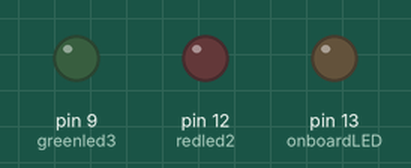
The sketch below on a simulated Arduino Uno, built with avr-gcc and run on an emulated ATmega328P. Parts: output pins drawn as LEDs (lit = HIGH). What the sketch prints to the serial monitor is not drawn.

Above: at 0.5 s.
At 1.5 s:
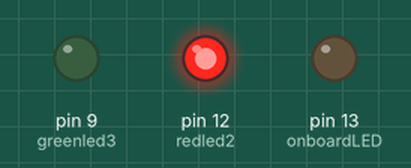
At 3.5 s:
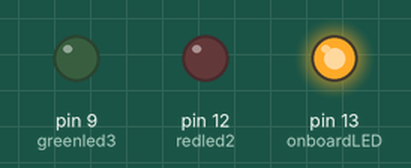
At 5.5 s:
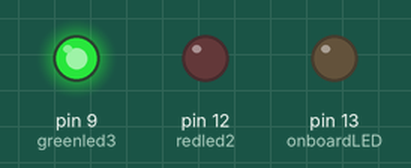
Timing chart, 0 to 6.9 s (numbered marks = the images above):
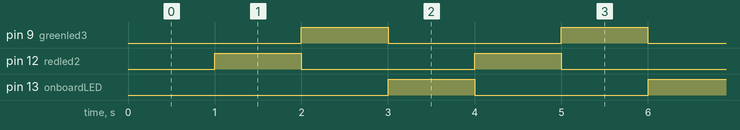

Measured:
- by itself, pin 9 (greenled3), pin 12 (redled2), pin 13 (onboardLED): alternates HIGH for 1.0 s and LOW for 2.0 s
- by itself, everything shown: repeats every 3.0 s, in 3 steps

The sketch:

sketch_sep5a.ino
```cpp
// Sana Topia - 656545335 - stopi2
// LAB 1 - Three Blinking Light
// Description: The code is supposed to make the three LED Lights White, RED and GREEN
//              blink back to back, like turn on, turn off.
// Assumption: The board will work by taking turns to proccess the transitiors and
//             allow for the lights to go through one by one
// TA : tanuj
// DATE : 1:48   Time: 1:48

int onboardLED = 13; // RED LED connects to pin #13
int redled2 = 12; // GREEN LED connects to pin #12
int greenled3 = 9;

int interval = 1000;
int previousMillis = 0;
int currentLED = onboardLED;

void setup() {
  pinMode(onboardLED, OUTPUT);
  pinMode(redled2, OUTPUT);
  pinMode(greenled3, OUTPUT);
  Serial.begin(9600);
}

void loop() {
  int currentMillis = millis();

  //check to see if current time interval that has passed is
  if(currentMillis - previousMillis >= interval){
    previousMillis = currentMillis;
  //greater than the interval to do the swap

  // put your main code here, to run repeatedly:
  digitalWrite(currentLED, LOW);

  if (currentLED == onboardLED) {
    Serial.print("case 0");
    currentLED = redled2;
  } else if (currentLED == redled2) {
    Serial.print("case 1");
    currentLED = greenled3;
  } else {
    Serial.print("case 2");
    currentLED = onboardLED;
  }
  //Turn on the nearest LED
  digitalWrite(currentLED, HIGH);
  }
}
```
